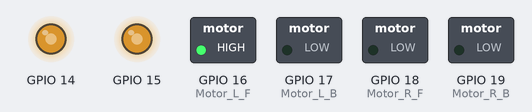
This sketch was run on a simulated ESP32. Shown: switched loads named in the sketch (green lamp = pin HIGH), output pins drawn as LEDs (lit = HIGH). WiFi joins after 1.5 s; servers stay silent unless stated; what the sketch prints to the serial monitor is not drawn.

Above: at 4.55 s.
At 6.05 s:
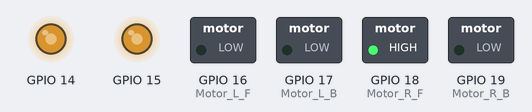
At 6.8 s:
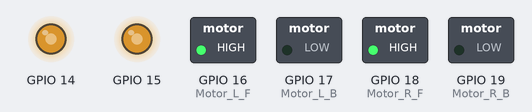
At 7.55 s:
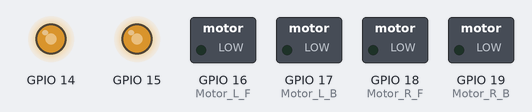
Timing chart, 0 to 8.1 s (numbered marks = the images above):
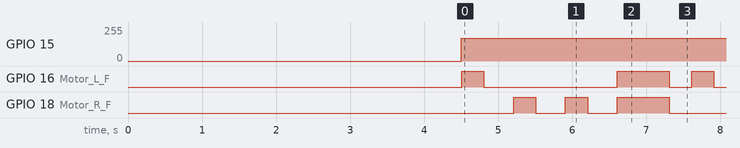

The sketch:

navsuccess_edit.ino
```cpp
#include <WiFi.h>
#include "analogWrite.h"

void Stop();
void rightTurn();
void leftTurn();
int maxof(int a,int b,int c);
int check_RSSI();
void Back();
void Right();
void Left();
void Forward();

String  ClientRequest;
WiFiServer server(80);

WiFiClient client;

String myresultat;

String ReadIncomingRequest(){
while(client.available()) {
ClientRequest = (client.readStringUntil('\r'));
 if ((ClientRequest.indexOf("HTTP/1.1")>0)&&(ClientRequest.indexOf("/favicon.ico")<0)){
myresultat = ClientRequest;
}
}
return myresultat;
}

const int Motor_L_F = 16;
const int Motor_L_B = 17;
const int Motor_R_F = 18;
const int Motor_R_B = 19;
void setup()
{
ClientRequest = "";
Serial.begin(115200);
  WiFi.disconnect();
  delay(3000);
  Serial.println("START");
  WiFi.begin("Anil","anil1234");
  while ((!(WiFi.status() == WL_CONNECTED))){
    delay(300);
    Serial.print("..");

  }
  Serial.println("Connected");
  Serial.println("Your IP is");
  Serial.println((WiFi.localIP()));
  server.begin();
   pinMode(14, OUTPUT);
    pinMode(15, OUTPUT);
  pinMode(Motor_L_F, OUTPUT);
  pinMode(Motor_L_B, OUTPUT);
  pinMode(Motor_R_F, OUTPUT);
  pinMode(Motor_R_B, OUTPUT);

}


void loop()
{
  analogWrite(14,170);
  analogWrite(15,170);
  int Frssi = check_RSSI();
  while (Frssi>114)
  {
    int Frssi = check_RSSI();
  }
  rightTurn();
  int Rrssi = check_RSSI();
  leftTurn();
  leftTurn();
  int Lrssi = check_RSSI();
  int mxOf=maxof(Frssi,Rrssi,Lrssi);
  Serial.print("max = ");
  Serial.println(mxOf);
  for (int i=0;i<mxOf;i++)
  {
    rightTurn();

  }
  Back();
  delay(700);
  Stop();
  delay(300);
}
void rightTurn()
{
  Right();
  delay(300);
  Stop();
  delay(400);
}

void leftTurn()
{
  Left();
  delay(300);
  Stop();
  delay(400);
}
int maxof(int a,int b,int c)
{
  int mx = 1;
  if (b>a)
  {
    mx = 2;
    if (c>=b)
    {
      mx = 0;
    }
  }
 else if (c>=a)
 {
  mx=0;
 }
 return mx;
}

int check_RSSI(){
  int rssi=0;
  int x;
  for(int j=0;j<20;j++)
  {
   x=WiFi.RSSI();
  rssi = rssi + x;
  }
  rssi = rssi / 40;
  Serial2.write(rssi);
  Serial.println(rssi);
  return rssi;
}


void Back(){
  // Run Left Motor In Forward Direction
  digitalWrite(Motor_L_F, HIGH);
  digitalWrite(Motor_L_B, LOW);

  //Run Right Motor in Forward Direction
  digitalWrite(Motor_R_F, HIGH);
  digitalWrite(Motor_R_B, LOW);

  }

void Right(){
  //Stop Right Motor
  digitalWrite(Motor_R_F, LOW);
  digitalWrite(Motor_R_B, LOW);

  //Run Left Motor in Forward Direction
  digitalWrite(Motor_L_F, HIGH);
  digitalWrite(Motor_L_B, LOW);

  }

void Left(){
  //Stop Left Motor
  digitalWrite(Motor_L_F, LOW);
  digitalWrite(Motor_L_B, LOW);

  //Run Right Motor in Forward Direction
  digitalWrite(Motor_R_F, HIGH);
  digitalWrite(Motor_R_B, LOW);

  }

void Forward(){
  // Run Left Motor In Forward Direction
  digitalWrite(Motor_L_F, LOW);
  digitalWrite(Motor_L_B, HIGH);

  //Run Right Motor in Forward Direction
  digitalWrite(Motor_R_F, LOW);
  digitalWrite(Motor_R_B, HIGH);

  }

void Stop(){
  // Run Left Motor In Forward Direction
  digitalWrite(Motor_L_F, LOW);
  digitalWrite(Motor_L_B, LOW);

  //Run Right Motor in Forward Direction
  digitalWrite(Motor_R_F, LOW);
  digitalWrite(Motor_R_B, LOW);

  }
```

analogWrite.h
```cpp
#ifndef _ESP32_ANALOG_WRITE_
#define _ESP32_ANALOG_WRITE_

#include <Arduino.h>

typedef struct analog_write_channel
{
  int8_t pin;
  double frequency;
  uint8_t resolution;
} analog_write_channel_t;

int analogWriteChannel(uint8_t pin);

void analogWriteFrequency(double frequency);
void analogWriteFrequency(uint8_t pin, double frequency);

void analogWriteResolution(uint8_t resolution);
void analogWriteResolution(uint8_t pin, uint8_t resolution);

void analogWrite(uint8_t pin, uint32_t value, uint32_t valueMax = 255);

#endif
```

Measured:
- by itself, GPIO 15: 0/255 → 169/255 at 4.5 s
- by itself, GPIO 16 (Motor_L_F): repeats every 3.1 s: LOW 1.8 s, HIGH 0.70 s, LOW 0.30 s, HIGH 0.30 s
- by itself, GPIO 18 (Motor_R_F): repeats every 3.1 s: LOW 0.40 s, HIGH 0.30 s, LOW 0.40 s, HIGH 0.70 s, LOW 1.0 s, HIGH 0.30 s
